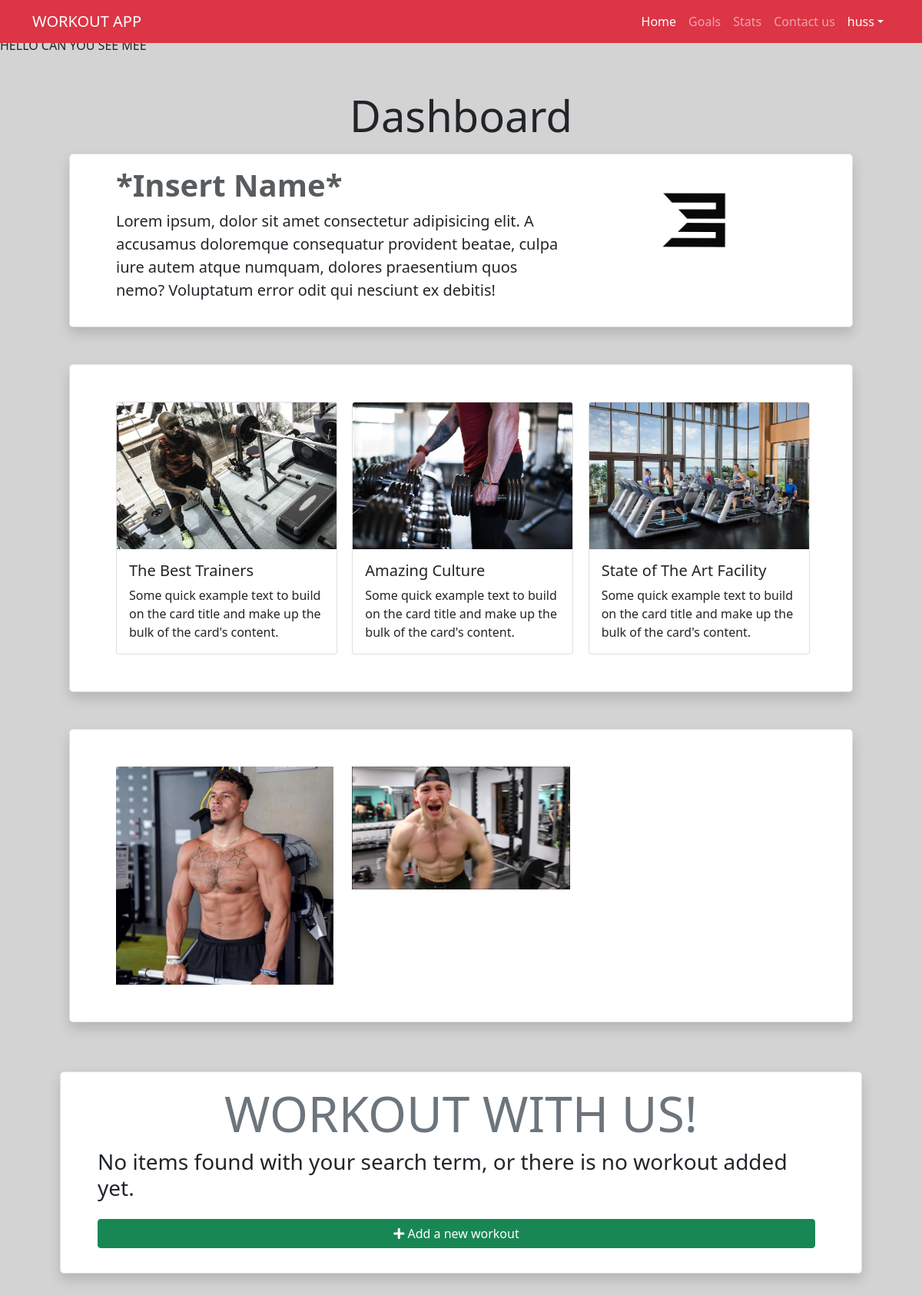
The app's page / (signed in), older data.
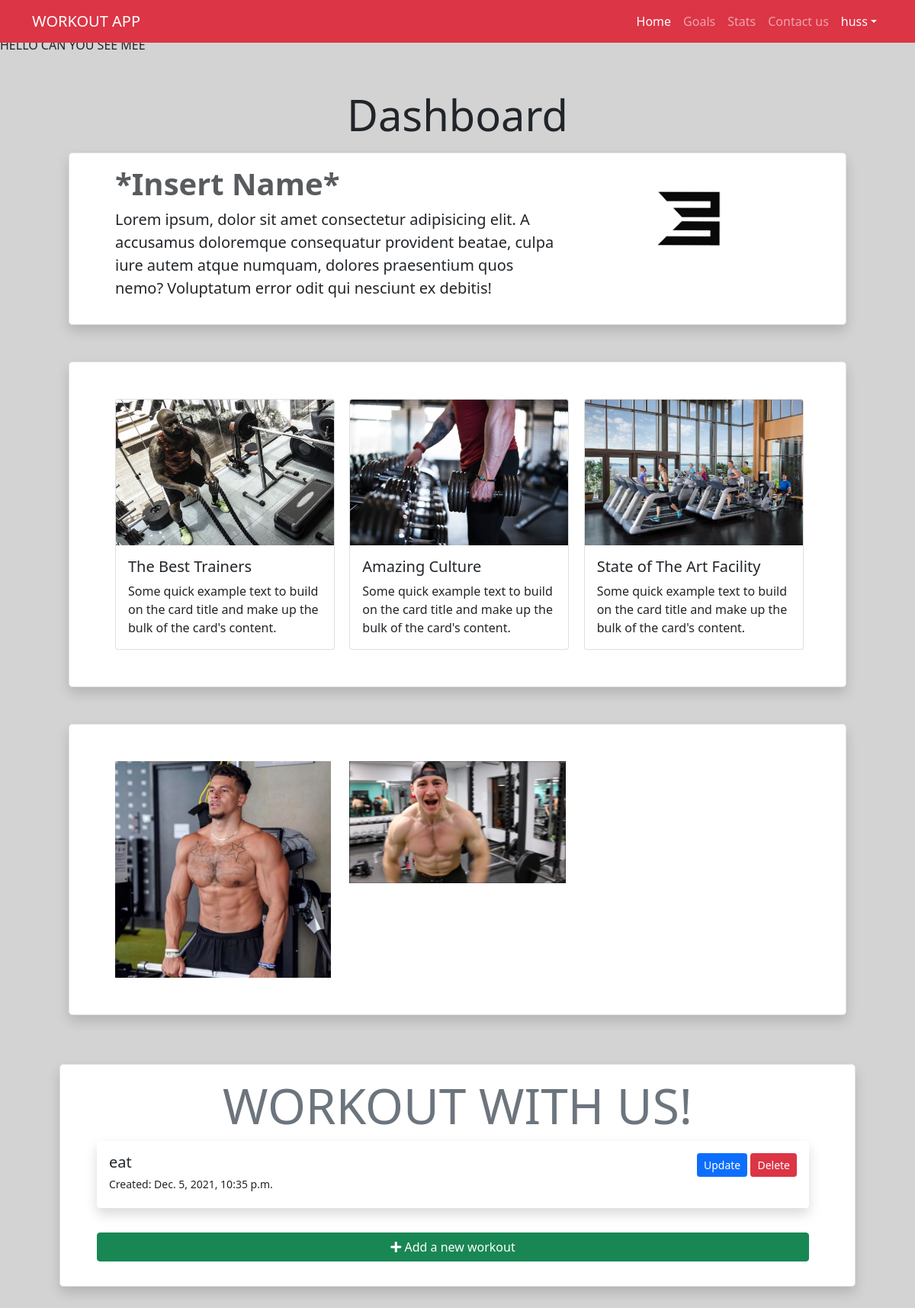
The same page, newer data.
### workout/models.py (models this page shows)
class Workout(models.Model):
    user = models.ForeignKey(User, on_delete=models.CASCADE)
    workout = models.CharField(max_length=200)
    created_at = models.DateTimeField(auto_now_add=True, blank=True)
    def __str__(self):
        return self.workout

### workout/views.py (the view)
# urls.py: path('', views.index, name="index"),
@login_required(login_url='login')
def index(request):
    workouts = Workout.objects.filter(user=request.user)
    context = {'workouts': workouts}
    return render(request, 'workout/index.html', context)

### templates/workout/index.html (shortened to what this page needs)
{% extends 'base.html' %}
{% load static %}
{% block body %}
<h1 class="display-4 text-center">Dashboard</h1>
<div class="border rounded-3 row bg-white my-3 py-3 px-5 mx-5 shadow p-3 mb-5 bg-body rounded">
  <div class="col-lg-8" id="left-column">
    <h1 class="fw-bold text-dark text-opacity-75">*Insert Name*</h1>
    <p class="lead">
      Lorem ipsum, dolor sit amet consectetur adipisicing elit. A accusamus
      doloremque consequatur provident beatae, culpa iure autem atque numquam,
      dolores praesentium quos nemo? Voluptatum error odit qui nesciunt ex
      debitis!
    </p>
  </div>
  <div class="col-lg-4" id="right-column"><img src="{% static 'css/images/be.png' %}" class="img-fluid bg-white" alt=""></div>
</div>
  <div class="row border rounded-3 row bg-white my-3 py-3 px-5 mx-5 shadow p-5 mb-5 pt-5 pb-5 bg-body rounded">
    <div class="col-lg-4" id="left-column">
      <div class="card" style="width: 18rem;">
        <img class="card-img-top" src="{% static 'css/images/pic3.jpeg' %}" alt="Card image cap">
        <div class="card-body">
          <h5 class="card-title">The Best Trainers</h5>
          <p class="card-text">Some quick example text to build on the card title and make up the bulk of the card's content.</p>
        </div>
      </div>
</div>
<div class="col-lg-4" id="mid-column">
  <div class="card" style="width: 18rem;">
    <img class="card-img-top" src="{% static 'css/images/weight.jpeg' %}" alt="Card image cap">
    <div class="card-body">
      <h5 class="card-title">Amazing Culture</h5>
      <p class="card-text">Some quick example text to build on the card title and make up the bulk of the card's content.</p>
    </div>
  </div>
</div>
<div class="col-lg-4" id="right-column">
  <div class="card" style="width: 18rem;">
    <img class="card-img-top" src="{% static 'css/images/facilities.jpeg' %}" alt="Card image cap">
    <div class="card-body">
      <h5 class="card-title">State of The Art Facility</h5>
      <p class="card-text">Some quick example text to build on the card title and make up the bulk of the card's content.</p>
    </div>
  </div>
</div>
</div>
<div class="border rounded-3 row bg-white my-5 py-5 px-5 mx-5 shadow p-5 mb-5 mt-5 pt-5 bg-body rounded mt-3 pt-3">
  <div class="col-lg-4"><img  src="{% static 'css/images/ant.jpeg' %}" class="img-fluid" alt=""></div>
  <div class="col-lg-4"><img  src="{% static 'css/images/josh.jpeg' %}" class="img-fluid" alt=""></div>
  <div class="col-lg-4"></div>
</div>
<div class="row justify-content-center">
  <div
    class="col-lg border bg-white border rounded-3 row bg-white my-3 py-3 px-5 mx-5 shadow p-3 mb-5 rounded"
  >
    <h1 class="display-3 text-center text-secondary text-uppercase">
      Workout With Us!
    </h1>
    <div class="list-group">
      {% for workout in workouts %}
      <div class="task shadow p-3 mb-3 bg-body rounded">
        <div class="row">
          <div class="col-lg-9 col-7">
            <h5 class="mb-1">{{ workout }}</h5>
            <p class="my-1">
              <small>Created: {{ workout.created_at }}</small>
            </p>
          </div>
          <div class="col-lg-3 col-5 text-end">
            <a
              href="{% url 'update_workout' workout.id %}"
              class="btn btn-primary btn-sm"
              >Update</a
            >
            <a
              href="{% url 'delete_workout' workout.id %}"
              class="btn btn-danger btn-sm"
              >Delete</a
            >
          </div>
        </div>
      </div>
      {% empty %}
      <h3>
        No items found with your search term, or there is no workout added yet.
      </h3>
      {% endfor %}
      <a href="{% url 'create_workout' %}" class="btn btn-success my-3"
      ><i class="fas fa-plus"></i> Add a new workout</a
    >
    </div>
  </div>
</div>
{% endblock %}

Row changes from the older to the newer data that the page shows:
added Workout: workout "eat", created_at "Dec. 5, 2021, 10:35 p.m."
Text that changed along with them:
text no longer shown: "No items found with your search term, or there is no workout added yet."
